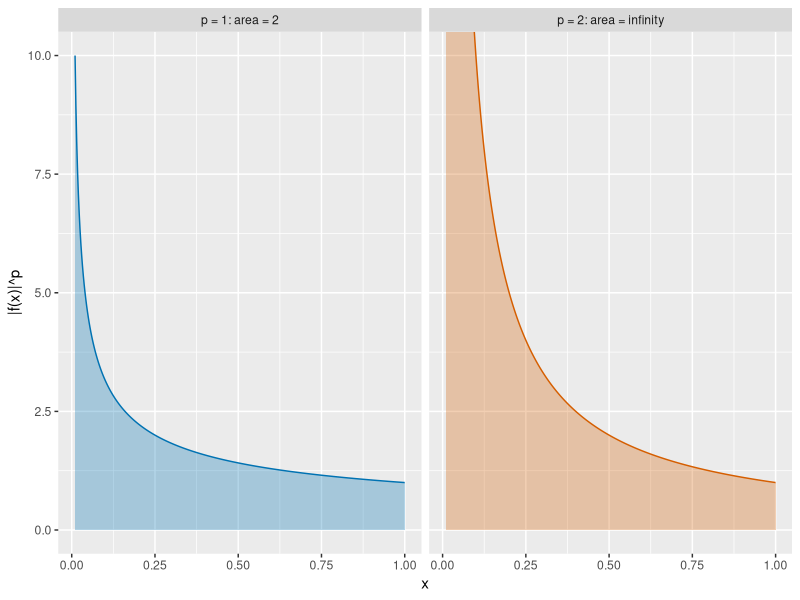

Generate this figure with R:
## ---- chunk 1
#| label: lp-space-singularity-r
#| fig-alt: >-
#|   Two side-by-side plots over x from 0 to 1, with the vertical axis cut off
#|   at 10. The left plot, titled p equals 1, shows the curve one over the
#|   square root of x falling steeply from 10 at x of 0.01 to 1 at x of
#|   1, with the area under it shaded blue; the area is 2. The right plot,
#|   titled p equals 2, shows the curve one over x, which rises past 10
#|   just left of x of 0.1 and keeps climbing toward x of 0.
#|   The area under it is shaded vermilion and runs off the top of the plot,
#|   because its area is infinite.
#| fig-height: 3.5
#| fig-width: 7
lpss_x_pf <- seq(0.01, 1, length.out = 400)
lpss_root_pf <- lpss_x_pf^(-1 / 2)
lpss_p1_pf <- tibble::tibble(
  x = lpss_x_pf, y = lpss_root_pf, panel = "p = 1: area = 2"
)
lpss_inv_pf <- 1 / lpss_x_pf
lpss_p2_pf <- tibble::tibble(
  x = lpss_x_pf, y = lpss_inv_pf, panel = "p = 2: area = infinity"
)
lpss_curves_pf <- dplyr::bind_rows(lpss_p1_pf, lpss_p2_pf)
lpss_aes_pf <- ggplot2::aes(x, y, fill = panel, colour = panel)
lpss_colours_pf <- c("#0072B2", "#D55E00")
lpss_ylim_pf <- c(0, 10)
ggplot2::ggplot(lpss_curves_pf, lpss_aes_pf) +
  ggplot2::geom_area(alpha = 0.3, colour = NA) +
  ggplot2::geom_line() +
  ggplot2::facet_wrap(ggplot2::vars(panel)) +
  ggplot2::scale_fill_manual(values = lpss_colours_pf) +
  ggplot2::scale_colour_manual(values = lpss_colours_pf) +
  ggplot2::coord_cartesian(ylim = lpss_ylim_pf) +
  ggplot2::guides(fill = "none", colour = "none") +
  ggplot2::labs(x = "x", y = "|f(x)|^p")
